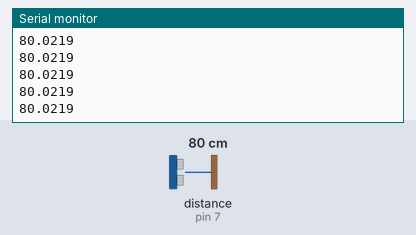
Bench run of a sketch on a simulated Arduino Uno, built with avr-gcc and run on an emulated ATmega328P. Parts: the last lines printed to the serial monitor. Wiring (inferred from the names in the program): ultrasonic range finder: trigger pin 6; echo pin 7. The inputs (shaded band) are chosen by the test bench; at power-on: distance to the obstacle (sensor on pin 7) 80 cm. The echo pulse lasts 58.3 µs per cm.

Above: at 1.2 s.
1.3 s: distance to the obstacle (sensor on pin 7) set to 2 cm
At 1.6 s:
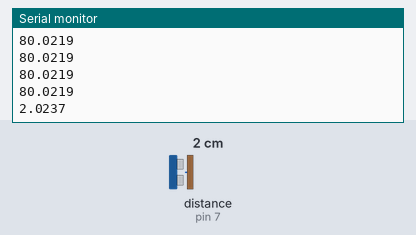
2.8 s: distance to the obstacle (sensor on pin 7) set to 4 cm
At 2.8 s:
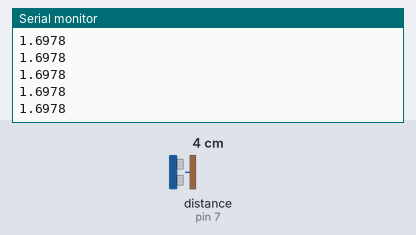
Timing chart, 0 to 5.8 s (numbered marks = the images above; inputs shaded):
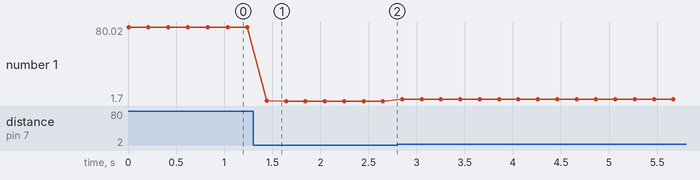

The sketch:

sketch_may27a.ino
```cpp
#define TRIG_PIN 6
#define ECHO_PIN 7

void setup() {
  Serial.begin(115200);
  pinMode(TRIG_PIN, OUTPUT);
  pinMode(ECHO_PIN, INPUT);
}

void loop() {
  // Envia pulso para o trigger
  digitalWrite(TRIG_PIN, LOW);
  delayMicroseconds(2);
  digitalWrite(TRIG_PIN, HIGH);
  delayMicroseconds(10);
  digitalWrite(TRIG_PIN, LOW);

  // Lê o tempo de retorno
  long duracao = pulseIn(ECHO_PIN, HIGH, 30000); // timeout de 30ms (~5m)
  if (duracao == 0) {
    Serial.println("Erro de leitura");
  } else {
    float distancia = (duracao / 2.0) * 0.0343;
    Serial.println(distancia, 4);
  }

  delay(200);
}
```

Measured:
- after the input at 1.3 s, the serial monitor: prints a new line after 0.14 s (image 1)
- plotted number 1: 80.02 → 1.7 after the input at 1.3 s, 1.7 → 3 after the input at 2.8 s
